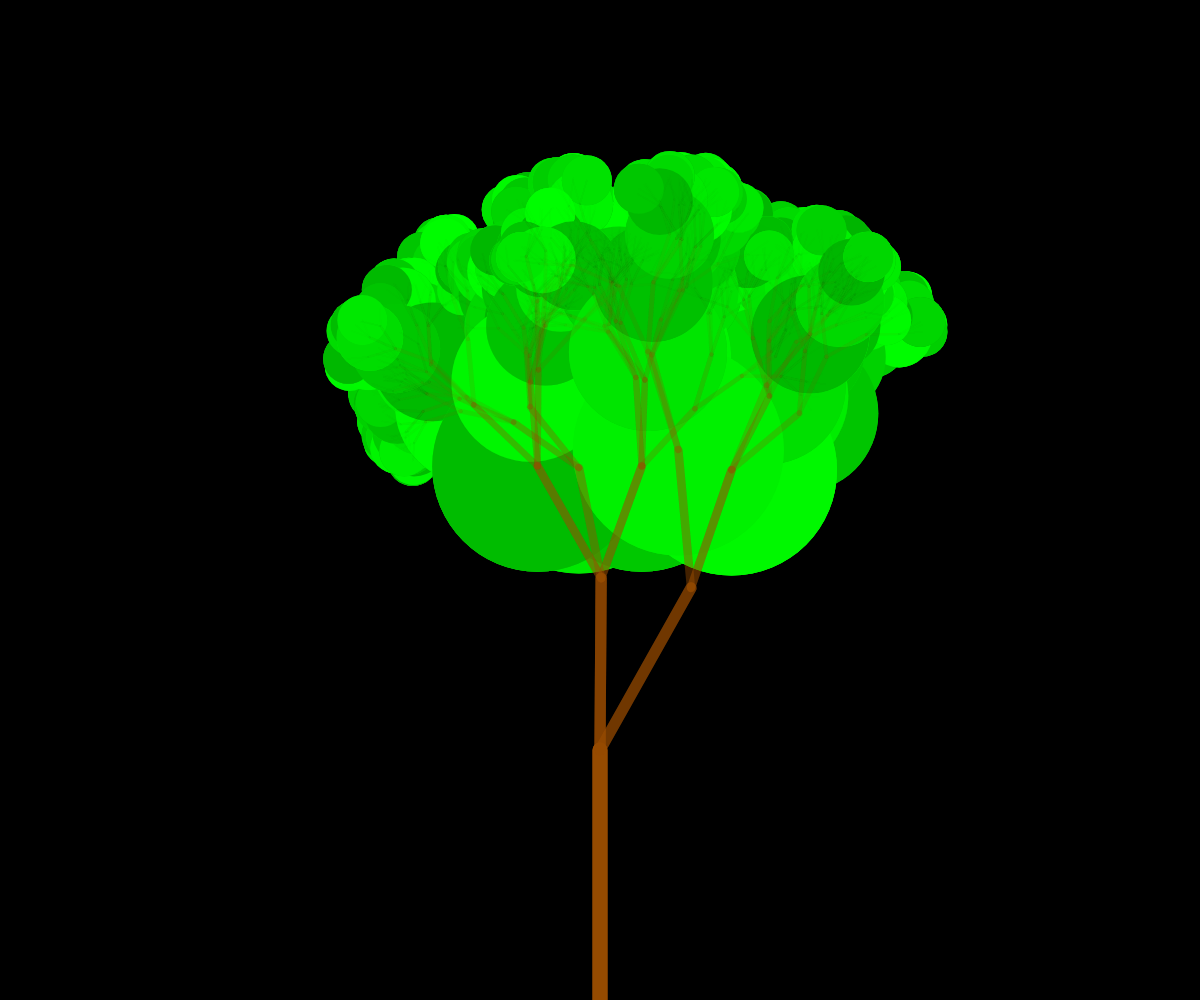
Frame 1 (no input)
Frame 60 (no input): identical to frame 1, image omitted
Frame 120 (the mouse pressed at the canvas centre since frame 60): identical to frame 1, image omitted

The p5.js sketch that drew this single still picture (run headless with seeded random() and noise() and a simulated clock; from frame 60 on, the mouse is pressed at the canvas centre):

// p5.js sketch
// ── sketch.js
// Recursion Assignment
// Bishal Ghose

// Starting Seed
let seed = 1;
let leafTable = []; branchTable = [];

function setup() {
  createCanvas(windowWidth, windowHeight);
}


// Calls the recursive branches and draw leafs and sets the background, seed, stroke, strokeweight
function draw() {
  background(0);
  leafTable = []; branchTable = [];
  randomSeed(seed);
  recursiveTree(width/2, height, 8, 250, 15, 255, 3 * Math.PI/2, 500);
  drawTree();
}


function recursiveTree(x, y, depth, len, weight, transparency, direction, circleSize) {
  if (depth <= 5){ // Pushes the values for the leaf into the table and returns once depth hits 0
    leafTable.push([x, y, circleSize]);
    if (depth === 0){
      return;
    }
  }

  // Makes 2-4 random branches
  for (let i = 1; i <= Math.floor(random(2,4)); i ++){
    // Finds the x and y using trig functions and pushes branch info into table
    let finalX = x + cos(direction) * len;
    let finalY = y + sin(direction) * len;
    branchTable.push([x, y, finalX, finalY, transparency, weight]); 

    // Recursive call
    recursiveTree(finalX, finalY, depth - 1, len * random(0.65, 0.75), weight  * 0.75, transparency  *  0.5, direction + random(-Math.PI/4, Math.PI/4), circleSize * 0.75);
  }
}


// Draws Tree (I know i could have put this in the recursive function but I wanted the leaves not to overlap with branches)
function drawTree(){
  for (let i of leafTable){ // Draws Leaves
    fill(0, random(180,255), 0);
    noStroke();
    circle(i[0], i[1], i[2]);
  }

  for (let i of branchTable) { // Draws Branches
    stroke(150, 75, 0, i[4]); 
    strokeWeight(i[5]);
    line(i[0], i[1], i[2], i[3], i[4]); 
  }
}


// Changes seed every time mouse is clicked
function mouseClicked(){
  seed += 1;
}
